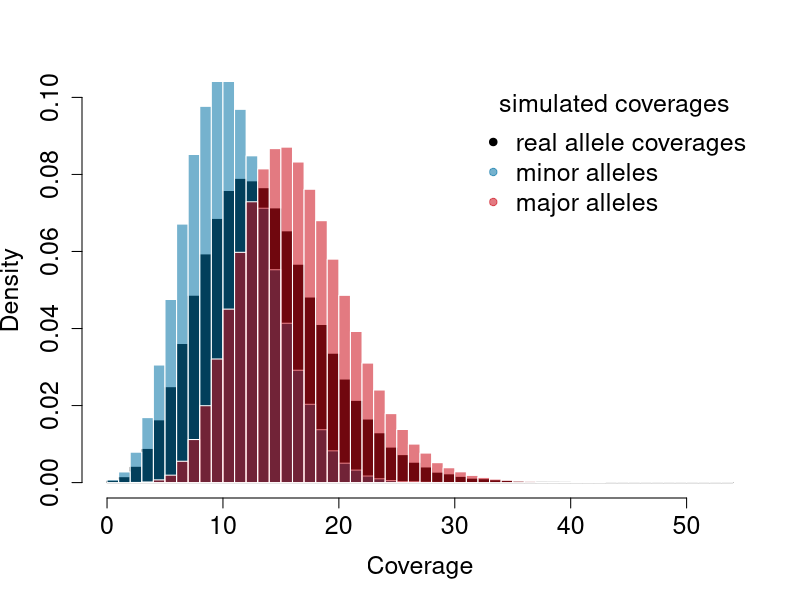
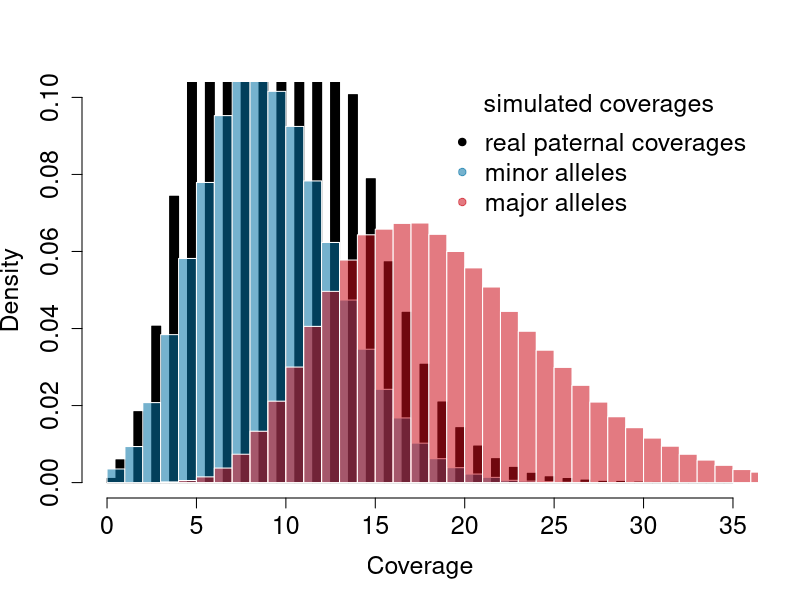

R code for these plots, in order:
allele_1 <- rnbinom(200000, size = 15, mu = 14)
allele_2 <- rnbinom(200000, size = 15, mu = 14)

total <- allele_1 +  allele_2

minor_cov <- apply(data.frame(cov1 = allele_1, cov2 = allele_2), 1, min)
pal <- c('black', rgb(0.02, 0.45, 0.65, 0.55), rgb(0.8, 0.05, 0.1, 0.55))
cex_legend = 1.5

png('figures/simulated_allele_cov_female.png')

hist(allele_1, col = pal[1], main = '', xlab = 'Coverage', breaks = 50, freq = F, cex.axis = cex_legend, cex.lab = cex_legend, ylim = c(0, 0.1))
hist(minor_cov, col = pal[2], add = T, breaks = 30, freq = F, border = F)
hist(total - minor_cov, col = pal[3], add = T, breaks = 60, freq = F, border = F)

legend('topright', pch = 20, col = pal, c('real allele coverages', 'minor alleles', 'major alleles'), bty = 'n', cex = cex_legend, title = 'simulated coverages')

dev.off()

allele_1 <- rnbinom(200000, size = 15, mu = 10)
allele_2 <- rnbinom(200000, size = 15, mu = 19)

total <- allele_1 +  allele_2
minor_cov <- apply(data.frame(cov1 = allele_1, cov2 = allele_2), 1, min)

png('figures/simulated_allele_cov_male.png')

hist(allele_1, col = pal[1], main = ' ', xlab = 'Coverage', breaks = 50, freq = F, cex.axis = cex_legend, cex.lab = cex_legend, ylim = c(0, 0.1))
hist(minor_cov, col = pal[2], add = T, breaks = 30, freq = F, border = F)
hist(total - minor_cov, col = pal[3], add = T, breaks = 60, freq = F, border = F)

legend('topright', pch = 20, col = pal, c('real paternal coverages', 'minor alleles', 'major alleles'), bty = 'n', cex = cex_legend, title = 'simulated coverages')


dev.off()
